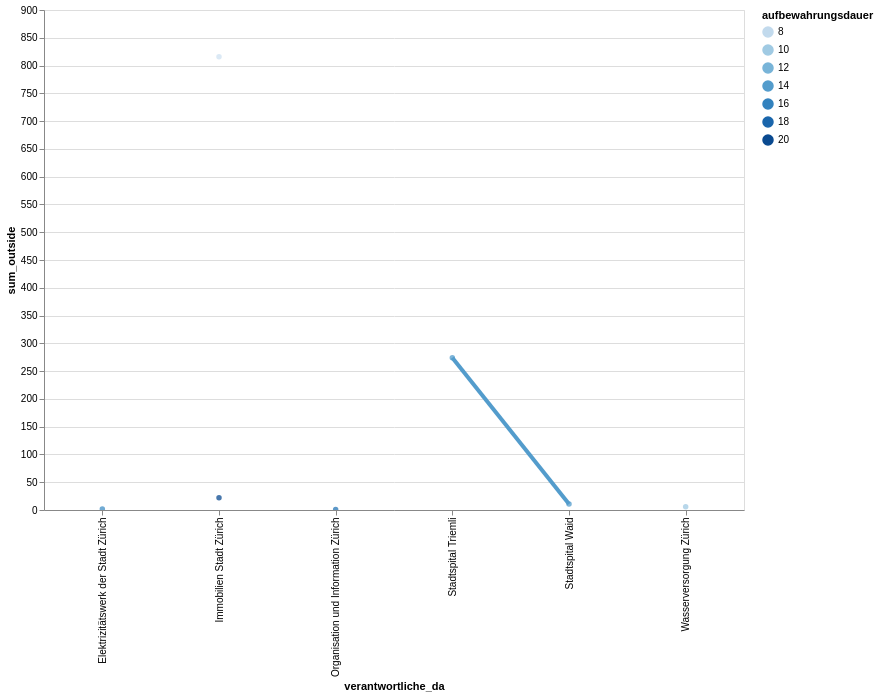

Source (notebook cell):
### Code cell
# df_statzonen = df_statzonen[(df_statzonen.knr>0) & (df_statzonen.qname!="Hirslanden")]
#aktuellesJahr[[aktuellesJahr.KreisSort =7]])

highlight = alt.selection(type='single', on='mouseover',
                          fields=['verantwortliche_da'], nearest=True)
#x='date:StichtagDatJahr',
base = alt.Chart(myAgg.reset_index().query('sum_outside>0')).encode(
    x='verantwortliche_da',
    y='sum_outside',
    color='aufbewahrungsdauer'
)

points = base.mark_circle().encode(
    opacity=alt.value(0.75)
).add_selection(
    highlight
).properties(
    width=700 , height=500
)
lines = base.mark_line().encode(
    size=alt.condition(~highlight, alt.value(1.5), alt.value(4))
).interactive()

points + lines

### Figure 1 — Vega-Lite specification as saved in the notebook (floating-point values rounded to 4 significant figures)
{"config": {"view": {"continuousWidth": 400, "continuousHeight": 300}}, "layer": [{"mark": "circle", "encoding": {"color": {"type": "quantitative", "field": "aufbewahrungsdauer"}, "opacity": {"value": 0.75}, "x": {"type": "nominal", "field": "verantwortliche_da"}, "y": {"type": "quantitative", "field": "sum_outside"}}, "height": 500, "selection": {"selector003": {"type": "single", "on": "mouseover", "fields": ["verantwortliche_da"], "nearest": true}}, "width": 700}, {"mark": "line", "encoding": {"color": {"type": "quantitative", "field": "aufbewahrungsdauer"}, "size": {"condition": {"value": 1.5, "selection": {"not": "selector003"}}, "value": 4}, "x": {"type": "nominal", "field": "verantwortliche_da"}, "y": {"type": "quantitative", "field": "sum_outside"}}, "selection": {"selector004": {"type": "interval", "bind": "scales", "encodings": ["x", "y"]}}}], "data": {"name": "data-491a881332bbd0f2da74d54ef0404b7f"}, "$schema": "https://vega.github.io/schema/vega-lite/v4.8.1.json", "datasets": {"data-491a881332bbd0f2da74d54ef0404b7f": [{"verantwortliche_da": "Immobilien Stadt Zürich", "aufbewahrungsdauer": 7.0, "sum_outside": 816.0, "sum_inside": 0.0}, {"verantwortliche_da": "Stadtspital Triemli", "aufbewahrungsdauer": 14.0, "sum_outside": 274.0, "sum_inside": 25.0}, {"verantwortliche_da": "Immobilien Stadt Zürich", "aufbewahrungsdauer": 20.0, "sum_outside": 22.0, "sum_inside": 243.0}, {"verantwortliche_da": "Stadtspital Waid", "aufbewahrungsdauer": 14.0, "sum_outside": 11.0, "sum_inside": 6.0}, {"verantwortliche_da": "Wasserversorgung Zürich", "aufbewahrungsdauer": 10.0, "sum_outside": 6.0, "sum_inside": 0.0}, {"verantwortliche_da": "Elektrizitätswerk der Stadt Zürich", "aufbewahrungsdauer": 15.0, "sum_outside": 2.0, "sum_inside": 0.0}, {"verantwortliche_da": "Organisation und Information Zürich", "aufbewahrungsdauer": 17.0, "sum_outside": 1.0, "sum_inside": 0.0}]}}
